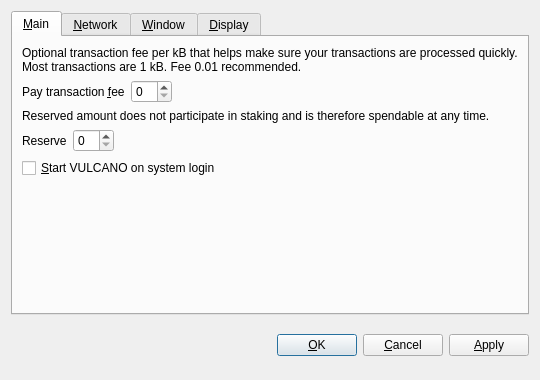
<?xml version="1.0" encoding="UTF-8"?>
<ui version="4.0">
 <class>OptionsDialog</class>
 <widget class="QDialog" name="OptionsDialog">
  <property name="geometry">
   <rect>
    <x>0</x>
    <y>0</y>
    <width>540</width>
    <height>380</height>
   </rect>
  </property>
  <property name="windowTitle">
   <string>Options</string>
  </property>
  <property name="modal">
   <bool>true</bool>
  </property>
  <layout class="QVBoxLayout" name="verticalLayout">
   <item>
    <widget class="QTabWidget" name="tabWidget">
     <property name="tabPosition">
      <enum>QTabWidget::North</enum>
     </property>
     <property name="currentIndex">
      <number>0</number>
     </property>
     <widget class="QWidget" name="tabMain">
      <attribute name="title">
       <string>&amp;Main</string>
      </attribute>
      <layout class="QVBoxLayout" name="verticalLayout_Main">
       <item>
        <widget class="QLabel" name="transactionFeeInfoLabel">
         <property name="text">
          <string>Optional transaction fee per kB that helps make sure your transactions are processed quickly. Most transactions are 1 kB. Fee 0.01 recommended.</string>
         </property>
         <property name="textFormat">
          <enum>Qt::PlainText</enum>
         </property>
         <property name="wordWrap">
          <bool>true</bool>
         </property>
        </widget>
       </item>
       <item>
        <layout class="QHBoxLayout" name="horizontalLayoutFee">
         <item>
          <widget class="QLabel" name="transactionFeeLabel">
           <property name="text">
            <string>Pay transaction &amp;fee</string>
           </property>
           <property name="textFormat">
            <enum>Qt::PlainText</enum>
           </property>
           <property name="buddy">
            <cstring>transactionFee</cstring>
           </property>
          </widget>
         </item>
         <item>
          <widget class="BitcoinAmountField" name="transactionFee"/>
         </item>
         <item>
          <spacer name="horizontalSpacerFee">
           <property name="orientation">
            <enum>Qt::Horizontal</enum>
           </property>
           <property name="sizeHint" stdset="0">
            <size>
             <width>40</width>
             <height>20</height>
            </size>
           </property>
          </spacer>
         </item>
        </layout>
       </item>
       <item>
        <widget class="QLabel" name="reserveBalanceInfoLabel">
         <property name="text">
          <string>Reserved amount does not participate in staking and is therefore spendable at any time.</string>
         </property>
         <property name="textFormat">
          <enum>Qt::PlainText</enum>
         </property>
         <property name="wordWrap">
          <bool>true</bool>
         </property>
        </widget>
       </item>
       <item>
        <layout class="QHBoxLayout" name="horizontalLayoutReserveBalance">
         <item>
          <widget class="QLabel" name="reserveBalanceLabel">
           <property name="text">
            <string>Reserve</string>
           </property>
           <property name="textFormat">
            <enum>Qt::PlainText</enum>
           </property>
           <property name="buddy">
            <cstring>reserveBalance</cstring>
           </property>
          </widget>
         </item>
         <item>
          <widget class="BitcoinAmountField" name="reserveBalance"/>
         </item>
         <item>
          <spacer name="horizontalSpacerReserveBalance">
           <property name="orientation">
            <enum>Qt::Horizontal</enum>
           </property>
           <property name="sizeHint" stdset="0">
            <size>
             <width>40</width>
             <height>20</height>
            </size>
           </property>
          </spacer>
         </item>
        </layout>
       </item>
       <item>
        <widget class="QCheckBox" name="bitcoinAtStartup">
         <property name="toolTip">
          <string>Automatically start VULCANO after logging in to the system.</string>
         </property>
         <property name="text">
          <string>&amp;Start VULCANO on system login</string>
         </property>
        </widget>
       </item>
       <item>
        <spacer name="verticalSpacer_Main">
         <property name="orientation">
          <enum>Qt::Vertical</enum>
         </property>
         <property name="sizeHint" stdset="0">
          <size>
           <width>20</width>
           <height>40</height>
          </size>
         </property>
        </spacer>
       </item>
      </layout>
     </widget>
     <widget class="QWidget" name="tabNetwork">
      <attribute name="title">
       <string>&amp;Network</string>
      </attribute>
      <layout class="QVBoxLayout" name="verticalLayout_Network">
       <item>
        <widget class="QCheckBox" name="mapPortUpnp">
         <property name="toolTip">
          <string>Automatically open the VULCANO client port on the router. This only works when your router supports UPnP and it is enabled.</string>
         </property>
         <property name="text">
          <string>Map port using &amp;UPnP</string>
         </property>
        </widget>
       </item>
       <item>
        <widget class="QCheckBox" name="connectSocks">
         <property name="toolTip">
          <string>Connect to the VULCANO network through a SOCKS proxy (e.g. when connecting through Tor).</string>
         </property>
         <property name="text">
          <string>&amp;Connect through SOCKS proxy:</string>
         </property>
        </widget>
       </item>
       <item>
        <layout class="QHBoxLayout" name="horizontalLayout_Network">
         <item>
          <widget class="QLabel" name="proxyIpLabel">
           <property name="text">
            <string>Proxy &amp;IP:</string>
           </property>
           <property name="textFormat">
            <enum>Qt::PlainText</enum>
           </property>
           <property name="buddy">
            <cstring>proxyIp</cstring>
           </property>
          </widget>
         </item>
         <item>
          <widget class="QValidatedLineEdit" name="proxyIp">
           <property name="maximumSize">
            <size>
             <width>140</width>
             <height>16777215</height>
            </size>
           </property>
           <property name="toolTip">
            <string>IP address of the proxy (e.g. 127.0.0.1)</string>
           </property>
          </widget>
         </item>
         <item>
          <widget class="QLabel" name="proxyPortLabel">
           <property name="text">
            <string>&amp;Port:</string>
           </property>
           <property name="textFormat">
            <enum>Qt::PlainText</enum>
           </property>
           <property name="buddy">
            <cstring>proxyPort</cstring>
           </property>
          </widget>
         </item>
         <item>
          <widget class="QLineEdit" name="proxyPort">
           <property name="maximumSize">
            <size>
             <width>55</width>
             <height>16777215</height>
            </size>
           </property>
           <property name="toolTip">
            <string>Port of the proxy (e.g. 9050)</string>
           </property>
          </widget>
         </item>
         <item>
          <widget class="QLabel" name="socksVersionLabel">
           <property name="text">
            <string>SOCKS &amp;Version:</string>
           </property>
           <property name="textFormat">
            <enum>Qt::PlainText</enum>
           </property>
           <property name="buddy">
            <cstring>socksVersion</cstring>
           </property>
          </widget>
         </item>
         <item>
          <widget class="QValueComboBox" name="socksVersion">
           <property name="toolTip">
            <string>SOCKS version of the proxy (e.g. 5)</string>
           </property>
          </widget>
         </item>
         <item>
          <spacer name="horizontalSpacer_Network">
           <property name="orientation">
            <enum>Qt::Horizontal</enum>
           </property>
           <property name="sizeHint" stdset="0">
            <size>
             <width>40</width>
             <height>20</height>
            </size>
           </property>
          </spacer>
         </item>
        </layout>
       </item>
       <item>
        <spacer name="verticalSpacer_Network">
         <property name="orientation">
          <enum>Qt::Vertical</enum>
         </property>
         <property name="sizeHint" stdset="0">
          <size>
           <width>20</width>
           <height>40</height>
          </size>
         </property>
        </spacer>
       </item>
      </layout>
     </widget>
     <widget class="QWidget" name="tabWindow">
      <attribute name="title">
       <string>&amp;Window</string>
      </attribute>
      <layout class="QVBoxLayout" name="verticalLayout_Window">
       <item>
        <widget class="QCheckBox" name="minimizeToTray">
         <property name="toolTip">
          <string>Show only a tray icon after minimizing the window.</string>
         </property>
         <property name="text">
          <string>&amp;Minimize to the tray instead of the taskbar</string>
         </property>
        </widget>
       </item>
       <item>
        <widget class="QCheckBox" name="minimizeOnClose">
         <property name="toolTip">
          <string>Minimize instead of exit the application when the window is closed. When this option is enabled, the application will be closed only after selecting Quit in the menu.</string>
         </property>
         <property name="text">
          <string>M&amp;inimize on close</string>
         </property>
        </widget>
       </item>
       <item>
        <spacer name="verticalSpacer_Window">
         <property name="orientation">
          <enum>Qt::Vertical</enum>
         </property>
         <property name="sizeHint" stdset="0">
          <size>
           <width>20</width>
           <height>40</height>
          </size>
         </property>
        </spacer>
       </item>
      </layout>
     </widget>
     <widget class="QWidget" name="tabDisplay">
      <attribute name="title">
       <string>&amp;Display</string>
      </attribute>
      <layout class="QVBoxLayout" name="verticalLayout_Display">
       <item>
        <layout class="QHBoxLayout" name="horizontalLayout_1_Display">
         <item>
          <widget class="QLabel" name="langLabel">
           <property name="text">
            <string>User Interface &amp;language:</string>
           </property>
           <property name="textFormat">
            <enum>Qt::PlainText</enum>
           </property>
           <property name="buddy">
            <cstring>lang</cstring>
           </property>
          </widget>
         </item>
         <item>
          <widget class="QValueComboBox" name="lang">
           <property name="toolTip">
            <string>The user interface language can be set here. This setting will take effect after restarting VULCANO.</string>
           </property>
          </widget>
         </item>
        </layout>
       </item>
       <item>
        <layout class="QHBoxLayout" name="horizontalLayout_2_Display">
         <item>
          <widget class="QLabel" name="unitLabel">
           <property name="text">
            <string>&amp;Unit to show amounts in:</string>
           </property>
           <property name="textFormat">
            <enum>Qt::PlainText</enum>
           </property>
           <property name="buddy">
            <cstring>unit</cstring>
           </property>
          </widget>
         </item>
         <item>
          <widget class="QValueComboBox" name="unit">
           <property name="toolTip">
            <string>Choose the default subdivision unit to show in the interface and when sending coins.</string>
           </property>
          </widget>
         </item>
        </layout>
       </item>
       <item>
        <widget class="QCheckBox" name="displayAddresses">
         <property name="toolTip">
          <string>Whether to show VULCANO addresses in the transaction list or not.</string>
         </property>
         <property name="text">
          <string>&amp;Display addresses in transaction list</string>
         </property>
        </widget>
       </item>
       <item>
        <widget class="QCheckBox" name="coinControlFeatures">
         <property name="toolTip">
          <string>Whether to show coin control features or not.</string>
         </property>
         <property name="text">
          <string>Display coin &amp;control features (experts only!)</string>
         </property>
        </widget>
       </item>
       <item>
        <spacer name="verticalSpacer_Display">
         <property name="orientation">
          <enum>Qt::Vertical</enum>
         </property>
         <property name="sizeHint" stdset="0">
          <size>
           <width>20</width>
           <height>40</height>
          </size>
         </property>
        </spacer>
       </item>
      </layout>
     </widget>
    </widget>
   </item>
   <item>
    <layout class="QHBoxLayout" name="horizontalLayout_Buttons">
     <item>
      <spacer name="horizontalSpacer_1">
       <property name="orientation">
        <enum>Qt::Horizontal</enum>
       </property>
       <property name="sizeHint" stdset="0">
        <size>
         <width>40</width>
         <height>48</height>
        </size>
       </property>
      </spacer>
     </item>
     <item>
      <widget class="QLabel" name="statusLabel">
       <property name="font">
        <font>
         <weight>75</weight>
         <bold>true</bold>
        </font>
       </property>
       <property name="text">
        <string/>
       </property>
       <property name="textFormat">
        <enum>Qt::PlainText</enum>
       </property>
       <property name="wordWrap">
        <bool>true</bool>
       </property>
      </widget>
     </item>
     <item>
      <spacer name="horizontalSpacer_2">
       <property name="orientation">
        <enum>Qt::Horizontal</enum>
       </property>
       <property name="sizeHint" stdset="0">
        <size>
         <width>40</width>
         <height>48</height>
        </size>
       </property>
      </spacer>
     </item>
     <item>
      <widget class="QPushButton" name="okButton">
       <property name="text">
        <string>&amp;OK</string>
       </property>
      </widget>
     </item>
     <item>
      <widget class="QPushButton" name="cancelButton">
       <property name="text">
        <string>&amp;Cancel</string>
       </property>
       <property name="autoDefault">
        <bool>false</bool>
       </property>
      </widget>
     </item>
     <item>
      <widget class="QPushButton" name="applyButton">
       <property name="text">
        <string>&amp;Apply</string>
       </property>
       <property name="autoDefault">
        <bool>false</bool>
       </property>
      </widget>
     </item>
    </layout>
   </item>
  </layout>
 </widget>
 <customwidgets>
  <customwidget>
   <class>BitcoinAmountField</class>
   <extends>QSpinBox</extends>
   <header>bitcoinamountfield.h</header>
  </customwidget>
  <customwidget>
   <class>QValueComboBox</class>
   <extends>QComboBox</extends>
   <header>qvaluecombobox.h</header>
  </customwidget>
  <customwidget>
   <class>QValidatedLineEdit</class>
   <extends>QLineEdit</extends>
   <header>qvalidatedlineedit.h</header>
  </customwidget>
 </customwidgets>
 <resources/>
 <connections/>
</ui>
